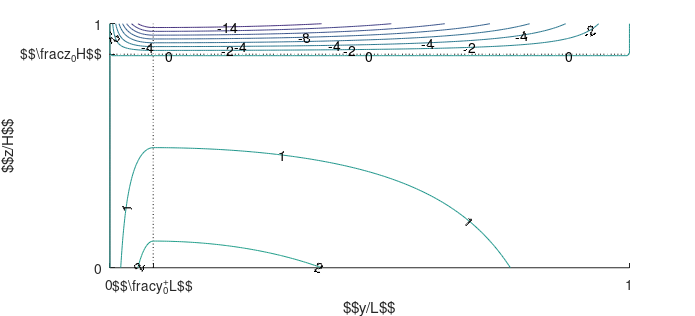
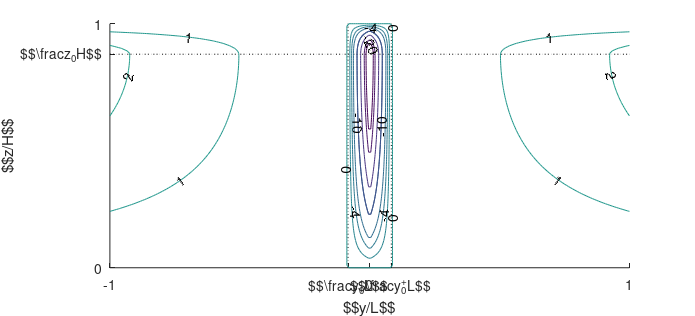
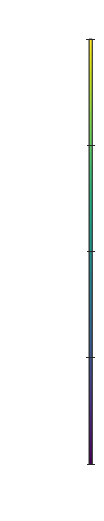

Write MATLAB code to recreate these figures, in order.
function displaySpeed2box
%UNTITLED2 Summary of this function goes here
%   Detailed explanation goes here
textwidth = 16.06;
close all;

H = 1;
L = 1;
PSI = 1;

y0 = 11/12;
z0 = 3.5/4;

ytick = [-1 -1+y0 0 1-y0 1];
ztick = [0 z0 1];
yticklab = {'-1','$$\frac{y^-_0}{L}$$','0','$$\frac{y^+_0}{L}$$','1'};
zticklab = {'0','$$\frac{z_0}{H}$$','1'};

yl = linspace(-1,0,240);
yu = linspace(0,1,240);
y = linspace(-1,1,240);
z = linspace(0,1,100);
[YL,~] = meshgrid(yl,z);
[YU,~] = meshgrid(yu,z);
[Y,Z] = meshgrid(y,z);
VL = v2box(YL,Z,y0,z0,PSI,L,H);
VU = v2box(YU,Z,y0,z0,PSI,L,H);
W = w2box(Y,Z,y0,z0,PSI,L,H);

figure('units','centimeters','position',[10 10 1.1*textwidth .5*textwidth]);
set(gcf,'PaperPositionMode','auto')
set(gcf,'Resize','off')
set(gca,'xtick',ytick,'XTickLabel',yticklab)
set(gca,'ytick',ztick,'YTickLabel',zticklab)
hold on
plot(y,z0*ones(size(y)),':k');
plot((y0-1)*ones(size(z)),z,':k');
plot((1-y0)*ones(size(z)),z,':k');
% contour(Y,Z,V)
contour(YU,Z,VU,1:2,'ShowText','on','LabelSpacing',150);
contour(YU,Z,VU,[0 0],'ShowText','on','LabelSpacing',150);
contour(YU,Z,VU, [-2 -2],'ShowText','on','LabelSpacing',90);
contour(YU,Z,VU, [-4 -4],'ShowText','on','LabelSpacing',70);
contour(YU,Z,VU, [-6 -6]);
contour(YU,Z,VU, [-8 -8],'ShowText','on','LabelSpacing',1000);
contour(YU,Z,VU, [-10 -12]);
contour(YU,Z,VU, [-14 -14],'ShowText','on','LabelSpacing',1000);
contour(YL,Z,VL,-2:-1,'ShowText','on','LabelSpacing',150);
contour(YL,Z,VL,[0 0],'ShowText','on','LabelSpacing',150);
contour(YL,Z,VL, [2 2],'ShowText','on','LabelSpacing',90);
contour(YL,Z,VL, [4 4],'ShowText','on','LabelSpacing',70);
contour(YL,Z,VL, [6 6]);
contour(YL,Z,VL, [8 8],'ShowText','on','LabelSpacing',1000);
contour(YL,Z,VL, [10 12]);
contour(YL,Z,VL, [14 14],'ShowText','on','LabelSpacing',1000);
caxis([-20 20])
% colorbar
xlabel('$$y/L$$');
ylabel('$$z/H$$');

figure('units','centimeters','position',[10 10 1.1*textwidth .5*textwidth]);
set(gcf,'PaperPositionMode','auto')
% set(gcf,'Resize','off')
set(gca,'xtick',ytick,'XTickLabel',yticklab)
set(gca,'ytick',ztick,'YTickLabel',zticklab)
hold on
plot(y,z0*ones(size(y)),':k');
plot((y0-1)*ones(size(z)),z,':k');
plot((1-y0)*ones(size(z)),z,':k');
contour(Y,Z,W,-18:4:-2);
contour(Y,Z,W,[-20 -20],'ShowText','on','LabelSpacing',1000);
contour(Y,Z,W,[-10 -10],'ShowText','on','LabelSpacing',150);
contour(Y,Z,W,[-4 -4],'ShowText','on','LabelSpacing',150);
contour(Y,Z,W, 0:2,'ShowText','on','LabelSpacing',150);
% contour(YU,Z,WU,-18:4:-2);
% contour(YU,Z,WU,[-20 -20],'ShowText','on','LabelSpacing',1000);
% contour(YU,Z,WU,[-10 -10],'ShowText','on','LabelSpacing',85.5);
% contour(YU,Z,WU,[-4 -4],'ShowText','on','LabelSpacing',130);
% contour(YU,Z,WU, 0:2,'ShowText','on','LabelSpacing',1000);
caxis([-20 20])
% colorbar
xlabel('$$y/L$$');
ylabel('$$z/H$$');

figure('units','centimeters','position',[10 10 .1*textwidth .5*textwidth]);
set(gcf,'PaperPositionMode','auto')
caxis([-20 20])
colorbar
axis off
end

function V2box = v2box(y,z,y0,z0,PSI,L,H)
    yl = y < 0;
    yu = y > 0;
    V2box = yl.*v(y+L,z,y0,z0,PSI,L,H)-yu.*v(y,z,L-y0,z0,PSI,L,H);
end

function V = v(y,z,y0,z0,PSI,L,H)
    byl = y < y0;
    byu = y > y0;
    by = y == y0;
    bzl = z < z0;
    bzu = z > z0;
    V = PSI*(-byl.*bzl.*phi(y,y0).*dphi(z,z0)...
        + byl.*bzu.*phi(y,y0).*dphi(H-z,H-z0)...
        + byu.*bzu.*phi(L-y,L-y0).*dphi(H-z,H-z0)...
        - byu.*bzl.*phi(L-y,L-y0).*dphi(z,z0)...
        - by.*bzl.*dphi(z,z0)...
        + by.*bzu.*dphi(H-z,H-z0));
end

function W2box = w2box(y,z,y0,z0,PSI,L,H)
    yl = y < 0;
    yu = y > 0;
    W2box = yl.*w(y+L,z,y0,z0,PSI,L,H) - yu.*w(y,z,L-y0,z0,PSI,L,H);
end

function W = w(y,z,y0,z0,PSI,L,H)
    byl = y < y0;
    byu = y > y0;
    bzl = z < z0;
    bzu = z > z0;
    bz = z == z0;
    W = PSI*(byl.*bzl.*dphi(y,y0).*phi(z,z0)...
        + byl.*bzu.*dphi(y,y0).*phi(H-z,H-z0)...
        - byu.*bzu.*dphi(L-y,L-y0).*phi(H-z,H-z0)...
        - byu.*bzl.*dphi(L-y,L-y0).*phi(z,z0)...
        + byl.*bz.*dphi(y,y0)...
        - byu.*bz.*dphi(L-y,L-y0));
end

function PHI = phi(x,x0)
    PHI = x.*(2.*x0-x)./(x0.^2);
end

function dPHI = dphi(x,x0)
    dPHI = 2.*(x0-x)./(x0.^2);
end